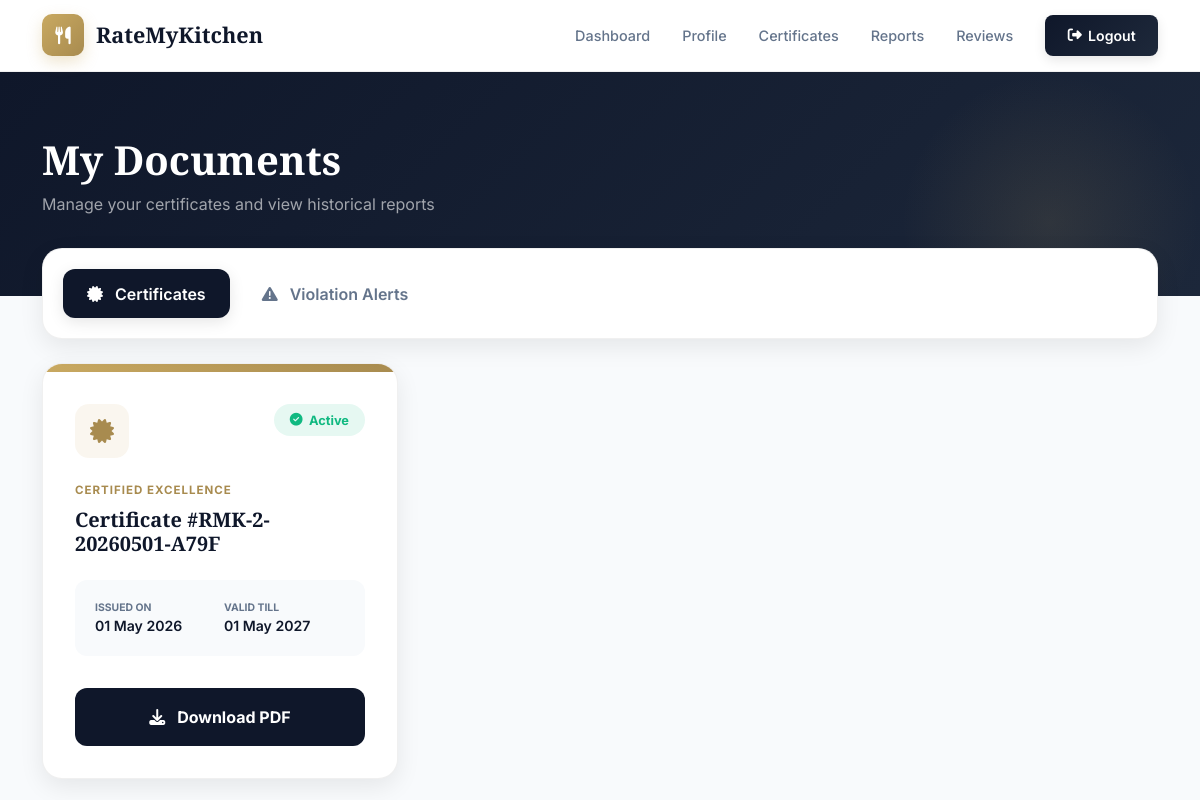
Page /User/certificates/ (signed in) on the earlier database version.
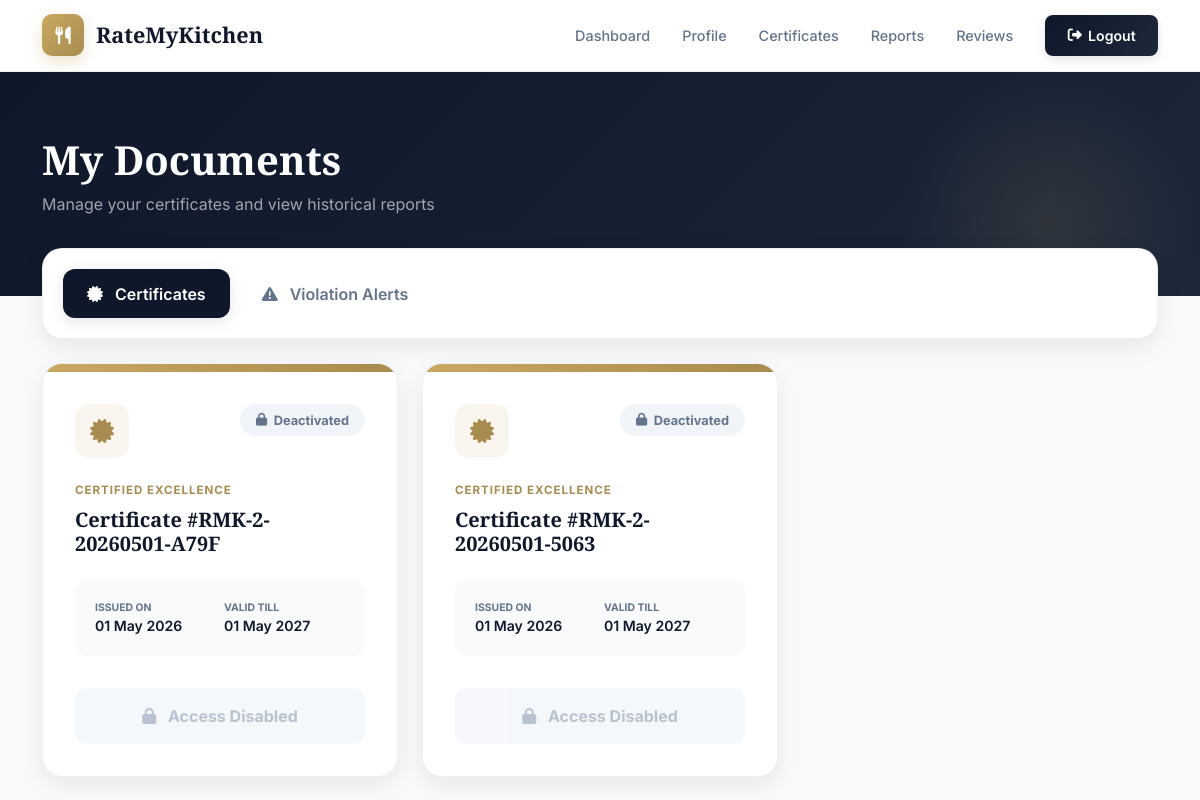
Same page on the later database version.
### User/models.py (models this page shows, shortened)
class Certificate(models.Model):
    hotel       = models.ForeignKey(tbl_hotel, on_delete=models.CASCADE)
    issue_date  = models.DateField(auto_now_add=True)
    valid_till  = models.DateField()
    status      = models.CharField(max_length=20, default="Active")
    file        = models.FileField(upload_to='certificates/', null=True, blank=True)
    certificate_number = models.CharField(max_length=50, blank=True)

### User/views.py (the view)
# urls.py: path('certificates/', views.view_all_certificates, name='view_all_certificates'),
def view_all_certificates(request):
    from datetime import date
    hotel = _require_hotel(request)
    if not hotel:
        return redirect("guest:login")
    today = date.today()
    certificates = Certificate.objects.filter(hotel=hotel).order_by('-issue_date')
    for cert in certificates:
        if cert.valid_till < today and cert.status != 'Expired':
            cert.status = 'Expired'
            cert.save()
    ai_violations = HygieneViolation.objects.filter(hotel=hotel).order_by('-issue_date')
    hotel_warnings = list(HotelWarning.objects.filter(hotel=hotel).order_by('-created_at'))
    for warn in hotel_warnings:
        warn.photo_url = None
        warn.video_url = None
        if warn.complaint and warn.complaint.image:
            warn.photo_url = warn.complaint.image.url
        elif warn.complaint and warn.complaint.video:
            warn.video_url = warn.complaint.video.url
        else:
            upload = UploadModel.objects.filter(hotel=hotel, uploaded_at__lte=warn.created_at).order_by('-uploaded_at').first()
            if upload and upload.image:
                warn.photo_url = upload.image.url
            elif upload and upload.video:
                warn.video_url = upload.video.url
    return render(request, 'User/Certificates.html', {
        'certificates': certificates,
        'ai_violations': ai_violations,
        'hotel_warnings': hotel_warnings,
        'hotel': hotel
    })

### User/views.py (called while the page is built)
def _require_hotel(request):
    hid = request.session.get("hid")
    if not hid:
        return None
    try:
        return tbl_hotel.objects.get(id=hid)
    except tbl_hotel.DoesNotExist:
        return None

### templates/User/Certificates.html (shortened to what this page needs)
{% extends "User/Header.html" %}
{% block content %}
<div class="page-banner">
    <div class="container banner-content" data-aos="fade-up">
        <h1 class="banner-title">My Documents</h1>
        <p class="banner-subtitle">Manage your certificates and view historical reports</p>
    </div>
</div>
<div class="container" style="margin-top: -3rem; position: relative; z-index: 5;">
    <div class="clean-card mb-4" style="padding: 1.25rem;">
        <ul class="nav nav-pills" id="pills-tab" role="tablist">
            <li class="nav-item">
                <button class="nav-link active" id="pills-certificates-tab" data-bs-toggle="pill" data-bs-target="#pills-certificates">
                    <i class="fas fa-certificate me-2"></i> Certificates
                </button>
            </li>
            <li class="nav-item">
                <button class="nav-link" id="pills-warnings-tab" data-bs-toggle="pill" data-bs-target="#pills-warnings">
                    <i class="fas fa-exclamation-triangle me-2"></i> Violation Alerts
                </button>
            </li>
        </ul>
    </div>
    <div class="tab-content" id="pills-tabContent">
        <div class="tab-pane fade show active" id="pills-certificates">
            {% if certificates %}
            <div class="row g-4">
                {% for cert in certificates %}
                <div class="col-md-6 col-lg-4" data-aos="fade-up" data-aos-delay="{{ forloop.counter0|add:1 }}00">
                    <div class="cert-card-premium">
                        <div class="cert-banner-gold"></div>
                        <div style="padding: 2rem;">
                            <div class="d-flex justify-content-between align-items-start mb-4">
                                <div style="width: 54px; height: 54px; background: rgba(201,169,97,0.1); border-radius: 14px; display: flex; align-items: center; justify-content: center; color: var(--primary-dark); font-size: 1.5rem;">
                                    <i class="fas fa-certificate"></i>
                                </div>
                                <span class="stamp {% if cert.status == 'Active' %}stamp-active{% elif cert.status == 'Deactivated' %}stamp-lock{% else %}stamp-expired{% endif %}">
                                    <i class="fas fa-{% if cert.status == 'Active' %}check-circle{% elif cert.status == 'Deactivated' %}lock{% else %}times-circle{% endif %}"></i>
                                    {{ cert.status }}
                                </span>
                            </div>
                            <p style="font-size: 0.72rem; font-weight: 700; color: var(--primary-dark); text-transform: uppercase; letter-spacing: 1px; margin-bottom: 0.5rem;">Certified Excellence</p>
                            <h4 style="font-size: 1.25rem; font-weight: 800; color: var(--dark); margin-bottom: 1.5rem;">Certificate #{{ cert.certificate_number }}</h4>
                            <div style="background: #f8fafc; border-radius: 12px; padding: 1.25rem; margin-bottom: 2rem;">
                                <div class="row g-2">
                                    <div class="col-6">
                                        <div style="font-size: 0.65rem; font-weight: 700; color: var(--text-sub); text-transform: uppercase;">Issued On</div>
                                        <div style="font-size: 0.88rem; font-weight: 600;">{{ cert.issue_date|date:"d M Y" }}</div>
                                    </div>
                                    <div class="col-6">
                                        <div style="font-size: 0.65rem; font-weight: 700; color: var(--text-sub); text-transform: uppercase;">Valid Till</div>
                                        <div style="font-size: 0.88rem; font-weight: 600;">{{ cert.valid_till|date:"d M Y" }}</div>
                                    </div>
                                </div>
                            </div>
                            {% if cert.status == 'Deactivated' %}
                                <button class="btn w-100 py-3 disabled" style="background: #f1f5f9; color: #94a3b8; border-radius: 12px; font-weight: 700; border: none;">
                                    <i class="fas fa-lock me-2"></i> Access Disabled
                                </button>
                            {% elif cert.file %}
                                <a href="/User/download-certificate/{{ cert.id }}/" class="btn w-100 py-3" style="background: var(--dark); color: white; border-radius: 12px; font-weight: 700; transition: all 0.3s;">
                                    <i class="fas fa-download me-2"></i> Download PDF
                                </a>
                            {% else %}
                                <div class="btn w-100 py-3 disabled" style="background: #f1f5f9; color: #94a3b8; border-radius: 12px; font-weight: 700; border: none;">
                                    Processing...
                                </div>
                            {% endif %}
                        </div>
                    </div>
                </div>
                {% endfor %}
            </div>
            {% endif %}
        </div>
    </div>
</div>
{% endblock %}

### templates/User/Header.html (shortened to what this page needs)
<!DOCTYPE html>
<html lang="en">
<head>
    <link href="https://cdn.jsdelivr.net/npm/bootstrap@5.3.2/dist/css/bootstrap.min.css" rel="stylesheet">
    <link href="https://cdnjs.cloudflare.com/ajax/libs/font-awesome/6.4.0/css/all.min.css" rel="stylesheet">
    <link href="https://unpkg.com/aos@2.3.1/dist/aos.css" rel="stylesheet">
</head>
<body>
    <nav class="navbar navbar-expand-lg top-nav">
        <div class="container">
            <a class="nav-brand" href="/User/homepage/">
                <div class="nav-brand-icon"><i class="fas fa-utensils"></i></div>
                RateMyKitchen
            </a>
            <div class="collapse navbar-collapse" id="navbarNav">
                <ul class="navbar-nav ms-auto align-items-center">
                    <li class="nav-item">
                        <a class="nav-link" href="/User/homepage/">Dashboard</a>
                    </li>
                    <li class="nav-item">
                        <a class="nav-link" href="/User/profile/">Profile</a>
                    </li>
                    <li class="nav-item">
                        <a class="nav-link" href="/User/certificates/">Certificates</a>
                    </li>
                    <li class="nav-item">
                        <a class="nav-link" href="/User/reports/">Reports</a>
                    </li>
                    <li class="nav-item">
                        <a class="nav-link" href="/User/reviews/">Reviews</a>
                    </li>
                    <li class="nav-item ms-lg-3">
                        <a href="/User/logout/" class="btn-nav-logout">
                            <i class="fas fa-sign-out-alt"></i> Logout
                        </a>
                    </li>
                </ul>
            </div>
        </div>
    </nav>
    <div class="main-content">
        {% block content %}{% endblock %}
    </div>
</body>
</html>

### templates/User/Header.html (style rules this page uses)
:root { --primary: #C9A961; --primary-dark: #A88B4F; --primary-light: #f5e9cb; --success: #10b981; --warning: #f59e0b; --danger: #ef4444; --dark: #0f172a; --dark2: #1e293b; --card-bg: #ffffff; --body-bg: #f8fafc; --text-main: #0f172a; --text-sub: #64748b; --border: rgba(0,0,0,0.06); --shadow-sm: 0 2px 8px rgba(0, 0, 0, 0.04); --shadow-md: 0 8px 24px rgba(0, 0, 0, 0.08); --shadow-lg: 0 16px 48px rgba(0, 0, 0, 0.12); }
* { margin: 0; padding: 0; box-sizing: border-box; }
body { font-family: 'Inter', sans-serif; background: var(--body-bg); color: var(--text-main); min-height: 100vh; overflow-x: hidden; }
h1, h2, h3, h4, h5, h6 { font-family: 'Playfair Display', serif; font-weight: 800; }
.top-nav { position: sticky; top: 0; z-index: 1000; background: rgba(255,255,255,0.9); backdrop-filter: blur(20px); border-bottom: 1px solid var(--border); padding: 0.9rem 0; transition: all 0.3s cubic-bezier(0.4, 0, 0.2, 1); }
.nav-brand { display: flex; align-items: center; gap: 0.75rem; text-decoration: none !important; color: var(--dark) !important; font-family: 'Playfair Display', serif; font-weight: 800; font-size: 1.35rem; }
.nav-brand-icon { width: 42px; height: 42px; background: linear-gradient(135deg, var(--primary), var(--primary-dark)); border-radius: 10px; display: flex; align-items: center; justify-content: center; color: white; font-size: 1.1rem; box-shadow: 0 6px 15px rgba(201,169,97,0.3); }
.navbar-nav .nav-link { color: var(--text-sub) !important; font-weight: 500; font-size: 0.9rem; padding: 0.5rem 1rem !important; border-radius: 8px; transition: all 0.2s; }
.btn-nav-logout { background: linear-gradient(135deg, var(--dark), var(--dark2)); color: white !important; border: none; padding: 0.6rem 1.4rem; border-radius: 8px; font-size: 0.88rem; font-weight: 600; text-decoration: none; display: inline-flex; align-items: center; gap: 0.4rem; transition: all 0.3s; box-shadow: 0 4px 12px rgba(0,0,0,0.1); }
.page-banner { background: linear-gradient(135deg, var(--dark) 0%, #1c273a 100%); padding: 4rem 0; color: white; position: relative; overflow: hidden; margin-bottom: -3rem; }
.page-banner::before { content: ''; position: absolute; top: 0; right: 0; width: 300px; height: 300px; background: radial-gradient(circle, rgba(201,169,97,0.12) 0%, transparent 70%); z-index: 1; }
.banner-content { position: relative; z-index: 2; }
.banner-title { font-size: 2.5rem; font-weight: 900; margin-bottom: 0.5rem; }
.banner-subtitle { color: rgba(255,255,255,0.6); font-size: 1rem; }
.clean-card { background: var(--card-bg); border-radius: 20px; padding: 2.5rem; border: 1px solid var(--border); box-shadow: var(--shadow-md); margin-bottom: 2rem; position: relative; z-index: 3; }
.main-content { min-height: calc(100vh - 75px); }

### templates/User/Certificates.html (style rules this page uses)
.nav-pills .nav-link { color: var(--text-sub); border-radius: 12px; font-weight: 600; padding: 0.8rem 1.5rem; transition: all 0.3s; margin-right: 0.5rem; }
.nav-pills .nav-link.active { background: var(--dark) !important; color: white !important; box-shadow: 0 4px 15px rgba(0,0,0,0.1); }
.cert-card-premium { background: white; border-radius: 20px; overflow: hidden; border: 1px solid var(--border); box-shadow: var(--shadow-md); transition: all 0.4s cubic-bezier(0.4, 0, 0.2, 1); height: 100%; position: relative; }
.cert-banner-gold { background: linear-gradient(135deg, var(--primary), var(--primary-dark)); height: 8px; width: 100%; }
.stamp { font-size: 0.8rem; font-weight: 700; padding: 0.4rem 1rem; border-radius: 50px; display: inline-flex; align-items: center; gap: 0.4rem; }
.stamp-lock { background: #f1f5f9; color: #64748b; }

Differences in the rows shown:
changed Certificate "RMK-2-20260501-A79F": status "Active" → "Deactivated"; status "Download PDF" → "Access Disabled"
added Certificate: status "Deactivated", certificate_number "RMK-2-20260501-5063", issue_date "01 May 2026", valid_till "01 May 2027", shows "Access Disabled"
